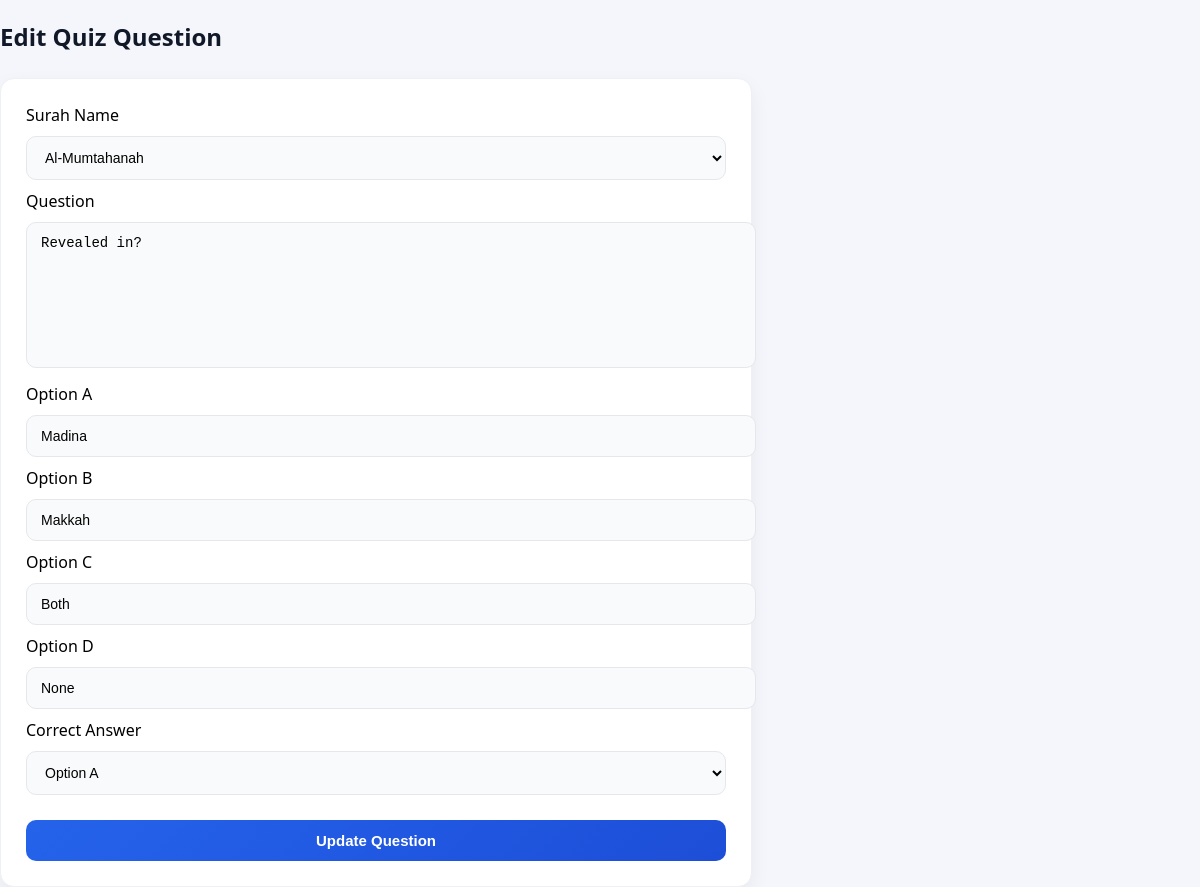
Before: /edit_question.php?id=601 with the older database file.
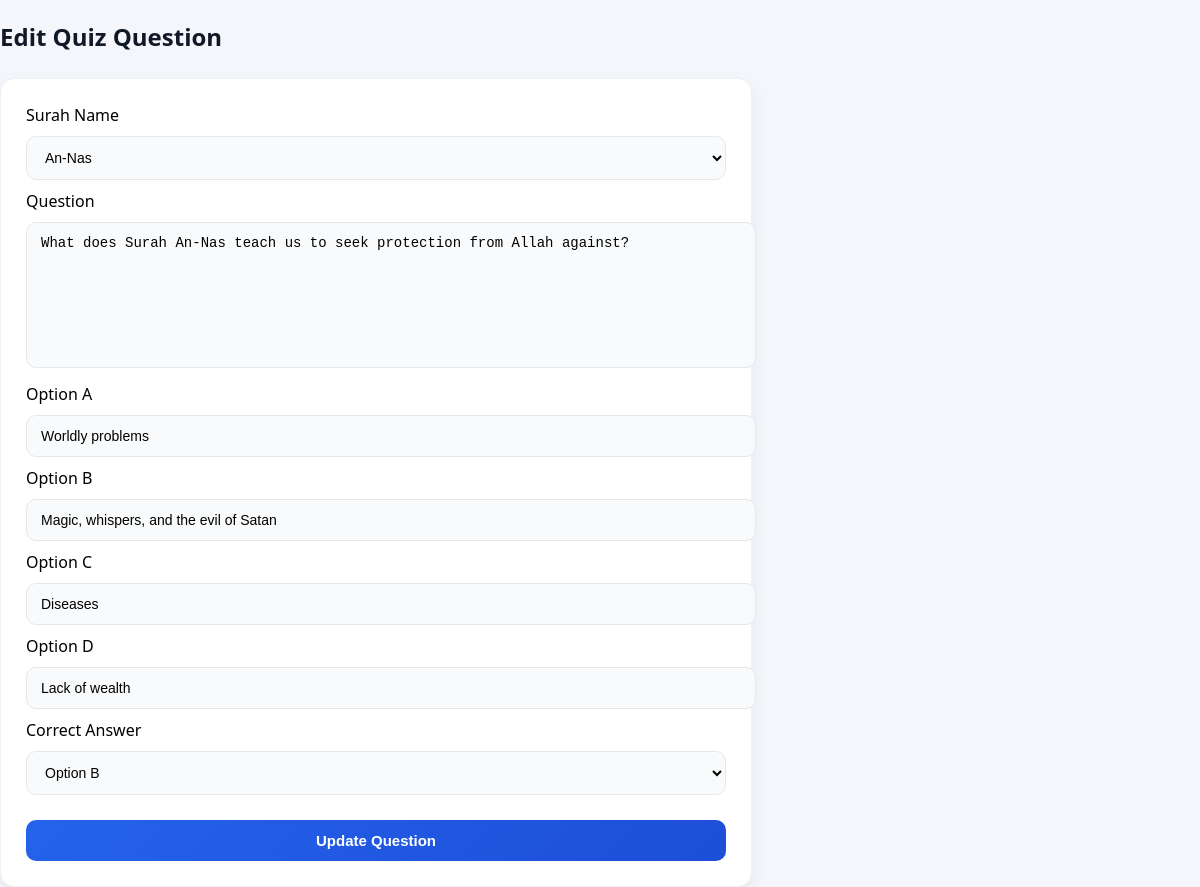
After: the same page with the newer database file.
### tables this page shows
CREATE TABLE `quiz_questions` (
  `id` int(11) NOT NULL,
  `surah_id` int(11) DEFAULT NULL,
  `surah_name` varchar(100) DEFAULT NULL,
  `question` text DEFAULT NULL,
  `option_a` varchar(255) DEFAULT NULL,
  `option_b` varchar(255) DEFAULT NULL,
  `option_c` varchar(255) DEFAULT NULL,
  `option_d` varchar(255) DEFAULT NULL,
  `correct_answer` char(1) DEFAULT NULL
);

### edit_question.php (the view, shortened to what this page needs)
<?php
include "db.php";
$id = $_GET['id'];
$result = mysqli_query($conn,"SELECT * FROM quiz_questions WHERE id=$id");
$row = mysqli_fetch_assoc($result);
$surah_result = mysqli_query($conn,"
    SELECT DISTINCT surah_name
    FROM quiz_questions
    WHERE surah_name != ''
    ORDER BY surah_name ASC
");
?>
<!DOCTYPE html>
<html>
<head>
</head>
<body>
<h2>Edit Quiz Question</h2>
<form method="POST">
<label>Surah Name</label>
<select name="surah_name" required>
    <?php while($s = mysqli_fetch_assoc($surah_result)) { ?>
        <option value="<?= $s['surah_name'] ?>"
            <?= ($row['surah_name'] == $s['surah_name']) ? 'selected' : '' ?>>
            <?= $s['surah_name'] ?>
        </option>
    <?php } ?>
</select>
<label>Question</label>
<textarea name="question" required><?= $row['question'] ?></textarea>
<label>Option A</label>
<input type="text" name="option_a" value="<?= $row['option_a'] ?>" required>
<label>Option B</label>
<input type="text" name="option_b" value="<?= $row['option_b'] ?>" required>
<label>Option C</label>
<input type="text" name="option_c" value="<?= $row['option_c'] ?>" required>
<label>Option D</label>
<input type="text" name="option_d" value="<?= $row['option_d'] ?>" required>
<label>Correct Answer</label>
<select name="correct_answer" required>
    <option value="a" <?= ($row['correct_answer']=='a')?'selected':'' ?>>Option A</option>
    <option value="b" <?= ($row['correct_answer']=='b')?'selected':'' ?>>Option B</option>
</select>
<button type="submit" name="update">Update Question</button>
</form>
</body>
</html>

### edit_question.php (style rules this page uses)
body { margin:0; font-family:"Segoe UI", sans-serif; background:#f4f6fb; }
h2 { font-size:24px; font-weight:700; margin-bottom:25px; color:#111827; }
form { width:100%; max-width:700px; background:#fff; padding:25px; border-radius:14px; box-shadow:0 8px 20px rgba(0,0,0,0.06); border:1px solid #eef0f3; }
input, select, textarea { width:100%; padding:12px 14px; margin:10px 0; border:1px solid #e5e7eb; border-radius:10px; background:#f9fafb; font-size:14px; transition:0.25s; }
textarea { height:120px; resize:none; }
button { width:100%; padding:12px; margin-top:15px; border:none; border-radius:10px; background:linear-gradient(135deg,#2563eb,#1d4ed8); color:#fff; font-size:15px; font-weight:600; cursor:pointer; transition:0.2s; }

Changed rows visible on the page:
changed quiz_questions: surah_name "Al-Mumtahanah" → "An-Nas"; question "Revealed in?" → "What does Surah An-Nas teach us to seek protection from Allah against?"; option_a "Madina" → "Worldly problems"; option_b "Makkah" → "Magic, whispers, and the evil of Satan"; option_c "Both" → "Diseases"; option_d "None" → "Lack of wealth"; correct_answer "Option A" → "Option B"
